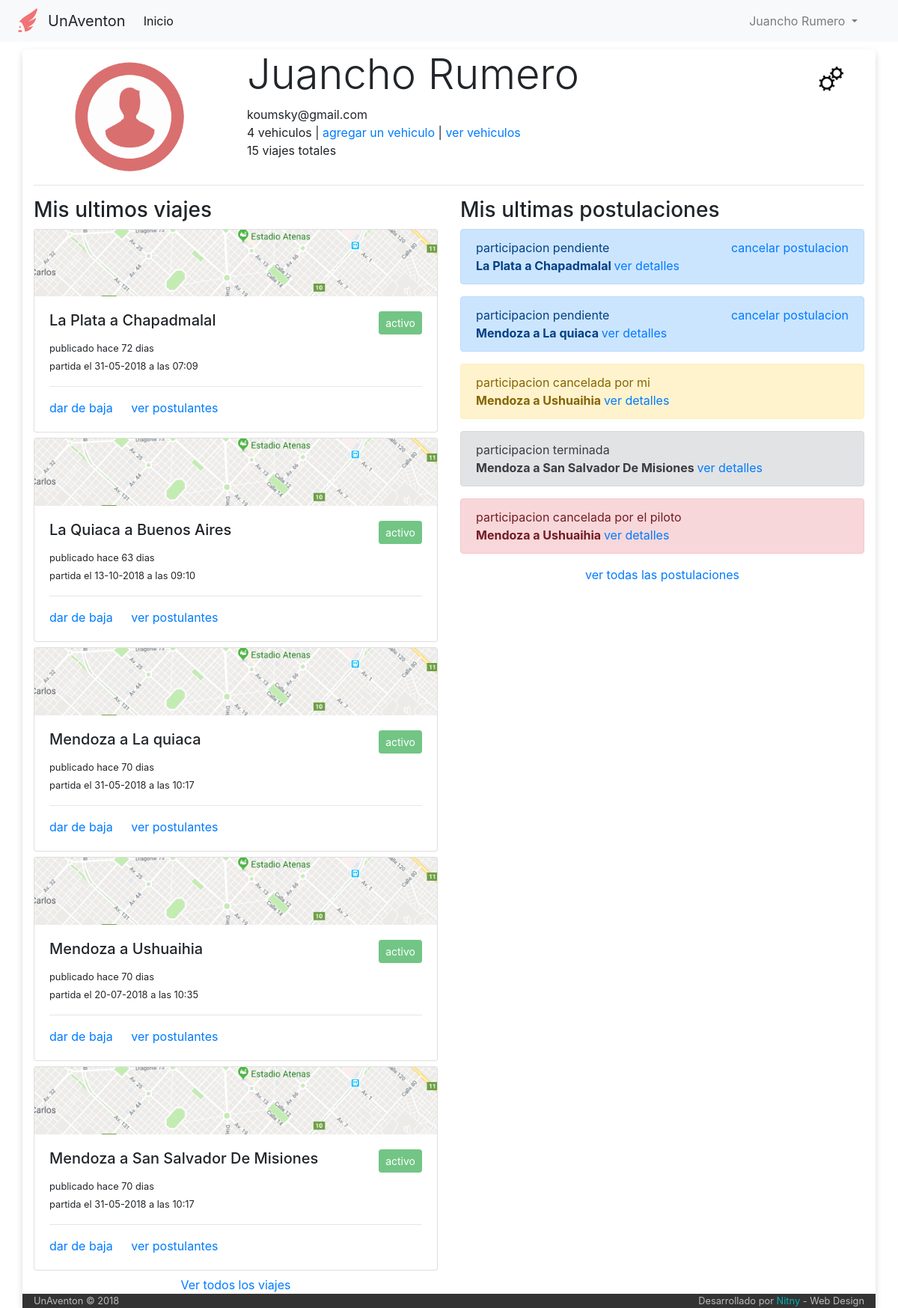
Page /perfil (signed in) on the earlier database version.
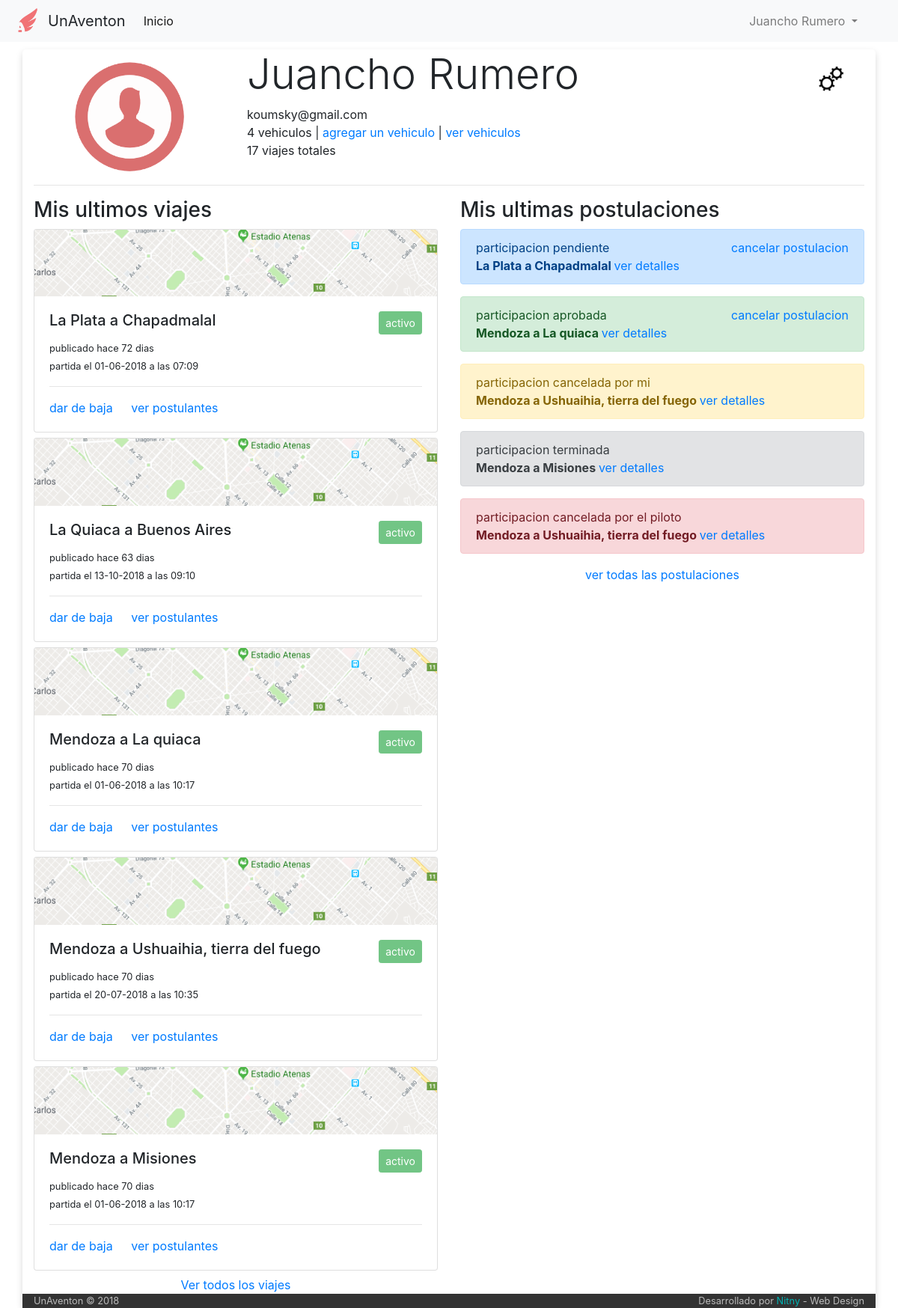
Same page on the later database version.
### tables this page shows
CREATE TABLE IF NOT EXISTS `usuario` (
  `idUser` int(6) NOT NULL AUTO_INCREMENT,
  `email` varchar(50) NOT NULL,
  `clave` varchar(50) NOT NULL,
  `nombre` varchar(50) NOT NULL,
  `apellido` varchar(50) NOT NULL,
  `admin` int(1) NOT NULL DEFAULT '0',
  PRIMARY KEY (`idUser`)
);

CREATE TABLE IF NOT EXISTS `viaje` (
  `idViaje` int(6) NOT NULL AUTO_INCREMENT,
  `idPiloto` int(6) NOT NULL,
  `idVehiculo` int(6) NOT NULL,
  `fecha_publicacion` datetime NOT NULL,
  `fecha_partida` datetime NOT NULL,
  `tipo` varchar(30) NOT NULL,
  `origen` varchar(60) NOT NULL,
  `destino` varchar(60) NOT NULL,
  `asientos_disponibles` int(2) NOT NULL,
  `costo` int(7) NOT NULL,
  `estado` int(1) NOT NULL DEFAULT '1',
  PRIMARY KEY (`idViaje`)
);

CREATE TABLE IF NOT EXISTS `estado_viaje` (
  `idEstado` int(1) NOT NULL AUTO_INCREMENT,
  `color` varchar(14) NOT NULL,
  `estado` varchar(14) NOT NULL,
  PRIMARY KEY (`idEstado`)
);

CREATE TABLE IF NOT EXISTS `participacion` (
  `idParticipacion` int(6) NOT NULL AUTO_INCREMENT,
  `idUsuario` int(6) NOT NULL,
  `idViaje` int(6) NOT NULL,
  `fecha_solicitud` date NOT NULL,
  `estado` int(1) NOT NULL DEFAULT '1',
  PRIMARY KEY (`idParticipacion`)
);

CREATE TABLE IF NOT EXISTS `estado_participacion` (
  `idEstado` int(1) NOT NULL AUTO_INCREMENT,
  `color` varchar(14) NOT NULL,
  `estado` varchar(40) NOT NULL,
  PRIMARY KEY (`idEstado`)
);

### index.php (called while the page is built, shortened)
<?php
	include ('core/helpers.php');
	include ('php/inicio_body.php');
	$router = new Router;
	$vars = $router->get_variables();
	render($vars);
	include ('php/cierre_body.php');

### core/helpers.php (called while the page is built, shortened)
<?php
function dias_transcurridos($fecha_alta, $string)
{
 $fecha_alta = date_create($fecha_alta);
 $fecha_actual   = date_create(date("d.m.Y"));
 $diferencia     = date_diff($fecha_alta, $fecha_actual);
 $dif     = $diferencia->format('%a');
 if ($dif == 0){
   return 'hoy';
}
 else if ($dif == 1){
   return 'ayer';
 }
 else {
   return 'hace '.$dif." dias";
 }
}

### controller/perfil.php (the view, shortened to what this page needs)
<?php
function render($vars = [])
{
  include('php/conexion.php');
  $usuario=mysqli_query($conexion,"SELECT *
                                   FROM Usuario
                                   WHERE email='$_SESSION[mail]' limit 1")
                                   or
                                   die("Problemas en la base de datos:".mysqli_error($conexion));
  $user = mysqli_fetch_array($usuario);
  $contador=mysqli_query($conexion,"SELECT count(*) as cont
                                    FROM viaje
                                    where idPiloto='$user[idUser]'")
                                    or
                                    die ("problemas con el contador");
  $contador=mysqli_fetch_array($contador);
  $contador_vehiculos=mysqli_query($conexion,"SELECT count(*) as cont
                                    FROM vehiculo
                                    where idPropietario='$user[idUser]'")
                                    or
                                    die ("problemas con el contador");
  $contador_vehiculos=mysqli_fetch_array($contador_vehiculos);
  ?>
  <div class="row">
    <div class="col-md-3" style="text-align: center">
      <img src="img/user.png" alt="imagen de usuario" style="width: 150px; margin-top: 15px">
    </div>
    <div class="col-md-8">
      <h1 class="display-4"><?php echo $user['nombre']." ".$user['apellido']; ?></h1>
      <span><?php echo $user['email']; ?></span><br>
      <span><?php echo $contador_vehiculos['cont']; ?> vehiculos</span> | <a href="#" data-toggle="modal" data-target="#CargarAuto">agregar un vehiculo</a> | <a href="/listado-vehiculos">ver vehiculos</a> <br>
      <span><?php echo $contador['cont']; ?> viajes totales</span>
    </div>
    <div class="col-md-1">
      <img src="img/cambio.png" class="boton_cambios" alt="boton cambios" title="Cambiar datos personales" data-toggle="modal" data-target="#modalCambioDatos">
    </div>
  </div>
  <hr>
  <div class="row">
    <div class="col-md-6">
      <h3>Mis ultimos viajes </h3>
      <?php
        $viajes=mysqli_query($conexion,"SELECT *, viaje.estado as 'estadodelviaje'
                                       FROM viaje
                                       INNER JOIN estado_viaje on viaje.estado=estado_viaje.idEstado
                                       WHERE idPiloto='$user[idUser]'
                                       order by idViaje
                                       limit 5")
                                       or
                                       die("Problemas en la base de datos:".mysqli_error($conexion));
        while ($viaje = mysqli_fetch_array($viajes)) {
          ?>
          <div class="card" style="margin-bottom: 7px">
            <img class="card-img-top" src="img/prueba_maps.png" alt="Card image cap">
            <div class="card-body">
              <h5 class="card-title"><?php echo $viaje['origen']." a ".$viaje['destino'] ?>
                  <button type='button' class='btn btn-<?php echo $viaje['color']; ?> btn-sm float-right ' disabled>
                    <?php echo $viaje['estado']; ?>
                  </button>
              </h5>
              <small class="card-text">publicado <?php echo dias_transcurridos($viaje['fecha_publicacion'],'publicacion'); ?> <br>
              partida el <?php echo date("d-m-Y", strtotime($viaje['fecha_partida']));?> a las <?php echo date("H:i", strtotime($viaje['fecha_partida']));?> </small>
              <hr>
              <a href="#" class="card-link" onclick="alert('Esta funcion todavia esta en desarrollo')">dar de baja</a>
              <a href="#" class="card-link" onclick="alert('Esta funcion todavia esta en desarrollo')">ver postulantes</a>
            </div>
          </div>
          <?php
        }
      ?>
      <center> <a href="#" onclick="alert('Esta funcion todavia esta en desarrollo')">Ver todos los viajes</a> </center>
    </div>
    <div class="col-md-6">
      <h3>Mis ultimas postulaciones</h3>
      <?php
        $postulaciones=mysqli_query($conexion,"SELECT *, participacion.estado as estado_participacion, viaje.estado as estado_viaje
                                       FROM participacion
                                       inner join viaje on participacion.idViaje=viaje.idViaje
                                       inner join estado_participacion on participacion.estado=estado_participacion.idEstado
                                       WHERE idUsuario='$user[idUser]'
                                       order by idParticipacion
                                       limit 10")
                                       or
                                       die("Problemas en la base de datos:".mysqli_error($conexion));
        while ($postulacion = mysqli_fetch_array($postulaciones)) {
          echo "<div class='alert alert-".$postulacion['color']."' role='alert'>
                  participacion ".$postulacion['estado'];
          if ($postulacion['estado_participacion'] < 3){
            echo "<span class='float-right'><a href='#'"; ?> onclick="alert('Esta funcion todavia esta en desarrollo')"> <?php echo "cancelar postulacion </a> </span>";
          }
          echo "<br><b> ".$postulacion['origen']." a ".$postulacion['destino']." </b> <a href='#' class='float'"; ?> onclick="alert('Esta funcion todavia esta en desarrollo')"> <?php echo " ver detalles </a>
                  </div>";
        }
      ?>
        <center><a href="#" onclick="alert('Esta funcion todavia esta en desarrollo')">ver todas las postulaciones</a></center>
    </div>
  </div>
  <?php
}

### php/inicio_body.php (shortened to what this page needs)
<!DOCTYPE html>
<html>
  <head>
    <link rel="stylesheet" href="https://maxcdn.bootstrapcdn.com/bootstrap/4.0.0/css/bootstrap.min.css">
    <link rel="stylesheet" type="text/css" href="/css/estilo-listado-vehiculos.css">
    <link rel="stylesheet" href="/css/stylo.css">
  </head>
  <body>
    <?php
      include('php/navbar.php');
    ?>
    <div class="container" style="background-color:; border-radius: 5px">

### php/navbar.php (shortened to what this page needs)
<nav class="navbar navbar-expand-lg navbar-light bg-light">
  <img src="/img/logo.png" alt="logo" style="width: 40px; margin-right: 8px">
  <a class="navbar-brand">UnAventon</a>
  <div class="collapse navbar-collapse" id="navbarSupportedContent">
    <ul class="navbar-nav mr-auto">
      <li class="nav-item active">
        <a class="nav-link" href="/">Inicio <span class="sr-only">(current)</span></a>
      </li>
    </ul>
      <?php
      if(isset($_SESSION['nombre'])){
        ?>
        <ul class='navbar-nav float-right' style="margin-right: 30px">
            <li class="nav-item dropdown">
                <a class="nav-link dropdown-toggle" href="#" id="navbarDropdown" role="button" data-toggle="dropdown" aria-haspopup="true" aria-expanded="false">
                  <?php echo $_SESSION['nombre']." ".$_SESSION['apellido']; ?>
                </a>
            </li>
        </ul>
        <?php
      }
      ?>
  </div>
</nav>

### php/cierre_body.php (shortened to what this page needs)
<div class="row" style="background-color: #333; color: #bbb">
  <div class="col-md-12">
    <small class="float-left">UnAventon © 2018</small>
    <small class="float-right">Desarrollado por <span style="color:#00b3b3">Nitny</span> - Web Design</small>
  </div>
</div>
</div>
</body>
</html>

### css/stylo.css (style rules this page uses)
body { background-color: #FFF; }
.container { margin-top: 10px; background-color: #fff; box-shadow: 0px 4px 10px #dadada; }

### php/inicio_body.php (style rules this page uses)
.boton_cambios { width: 40px; margin-top: 20px; transition: 1s; }

Differences in the rows shown:
changed viaje "La Plata": fecha_partida "31-05-2018" → "01-06-2018"
changed viaje "La quiaca": fecha_partida "31-05-2018" → "01-06-2018"
changed viaje: destino "Ushuaihia" → "Ushuaihia, tierra del fuego"
changed viaje: destino "San Salvador De Misiones" → "Misiones"; fecha_partida "31-05-2018" → "01-06-2018"
changed participacion "La quiaca": estado_participacion.estado "pendiente" → "aprobada"; estado 1 → 2 (drawn)
changed through a linked row, participacion "cancelada por mi": idViaje.destino "Ushuaihia" → "Ushuaihia, tierra del fuego"
changed through a linked row, participacion "terminada": idViaje.destino "San Salvador De Misiones" → "Misiones"
changed through a linked row, participacion "cancelada por el piloto": idViaje.destino "Ushuaihia" → "Ushuaihia, tierra del fuego"
Other differences:
$contador['cont']: "15" → "17"
